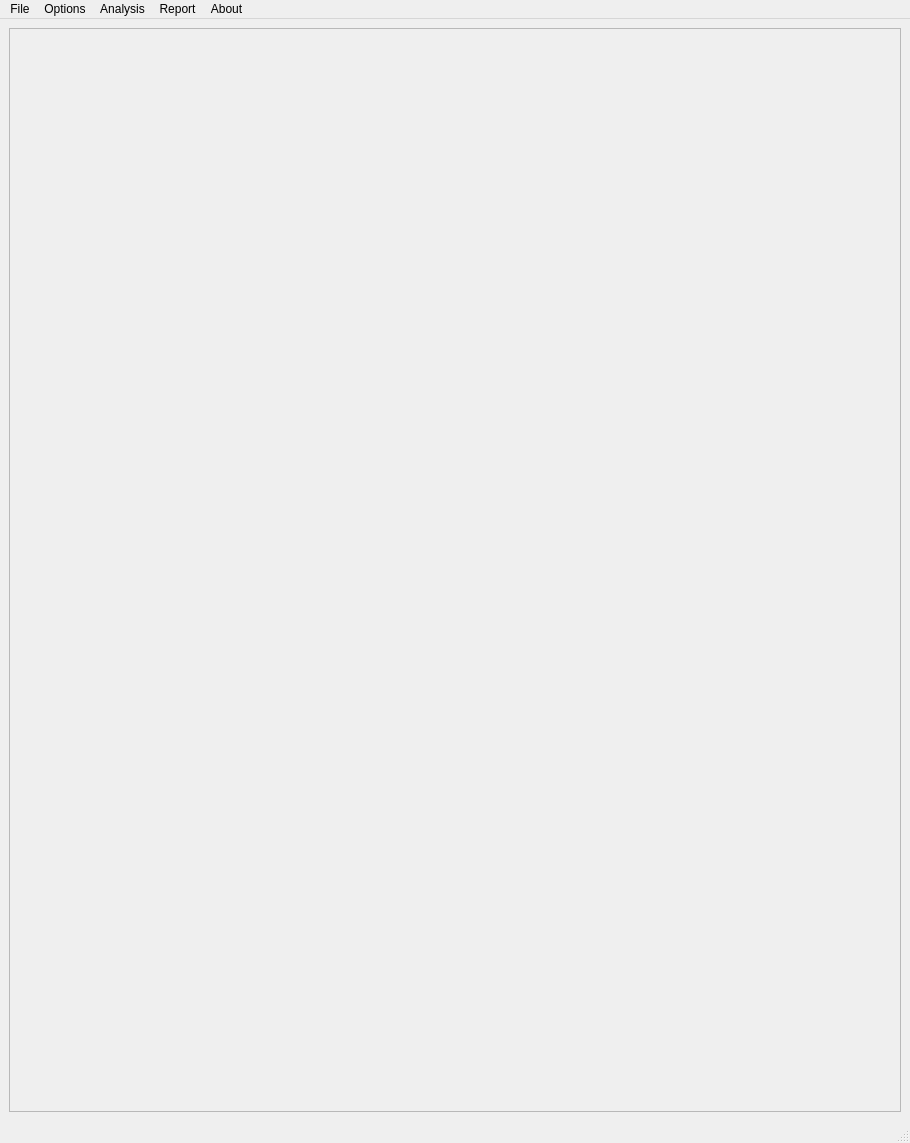
<?xml version="1.0" encoding="UTF-8"?>
<ui version="4.0">
 <class>ScreeningSys_mainWindow</class>
 <widget class="QMainWindow" name="ScreeningSys_mainWindow">
  <property name="geometry">
   <rect>
    <x>0</x>
    <y>0</y>
    <width>910</width>
    <height>1143</height>
   </rect>
  </property>
  <property name="windowTitle">
   <string>BTC-Screening System</string>
  </property>
  <widget class="QWidget" name="centralwidget">
   <layout class="QGridLayout" name="gridLayout">
    <item row="0" column="0">
     <widget class="QFrame" name="frame">
      <property name="frameShape">
       <enum>QFrame::StyledPanel</enum>
      </property>
      <property name="frameShadow">
       <enum>QFrame::Raised</enum>
      </property>
     </widget>
    </item>
   </layout>
  </widget>
  <widget class="QMenuBar" name="menubar">
   <property name="geometry">
    <rect>
     <x>0</x>
     <y>0</y>
     <width>910</width>
     <height>18</height>
    </rect>
   </property>
   <widget class="QMenu" name="menuFile">
    <property name="title">
     <string>File</string>
    </property>
    <widget class="QMenu" name="menuTemplate_File">
     <property name="title">
      <string>Template File</string>
     </property>
     <addaction name="actionAdd_New_Tempate_File"/>
     <addaction name="actionOpen_Template_File"/>
     <addaction name="actionDupplicate_a_Template_File"/>
    </widget>
    <widget class="QMenu" name="menuData_File">
     <property name="title">
      <string>Data File</string>
     </property>
     <addaction name="actionAdd_New_Date_File"/>
     <addaction name="actionOpen_Date_File"/>
     <addaction name="actionConverting_Final_Screening_Data_to_excel_Format"/>
    </widget>
    <addaction name="menuTemplate_File"/>
    <addaction name="separator"/>
    <addaction name="menuData_File"/>
    <addaction name="separator"/>
    <addaction name="actionExit"/>
   </widget>
   <widget class="QMenu" name="menuOptions">
    <property name="title">
     <string>Options</string>
    </property>
    <widget class="QMenu" name="menuHardware">
     <property name="title">
      <string>Hardware</string>
     </property>
     <addaction name="actionBK_Power_Bank_Config"/>
    </widget>
    <addaction name="menuHardware"/>
    <addaction name="separator"/>
    <addaction name="actionSet_Path"/>
   </widget>
   <widget class="QMenu" name="menuAnalysis">
    <property name="title">
     <string>Analysis</string>
    </property>
    <addaction name="actionSample_Data_Viewing"/>
    <addaction name="separator"/>
    <addaction name="actionFast_Data_Graph"/>
   </widget>
   <widget class="QMenu" name="menuReport">
    <property name="title">
     <string>Report</string>
    </property>
    <addaction name="actionView_All_Report_And_Graph"/>
    <addaction name="separator"/>
    <addaction name="actionPrint_All_Peport_And_Graph"/>
   </widget>
   <widget class="QMenu" name="menuAbout">
    <property name="title">
     <string>About</string>
    </property>
   </widget>
   <addaction name="menuFile"/>
   <addaction name="menuOptions"/>
   <addaction name="menuAnalysis"/>
   <addaction name="menuReport"/>
   <addaction name="menuAbout"/>
  </widget>
  <widget class="QStatusBar" name="statusbar"/>
  <action name="actionPrint">
   <property name="text">
    <string>Print</string>
   </property>
  </action>
  <action name="actionPrinter_Setup">
   <property name="text">
    <string>Printer Setup</string>
   </property>
  </action>
  <action name="actionExit">
   <property name="text">
    <string>Exit</string>
   </property>
  </action>
  <action name="actionSet_Path">
   <property name="text">
    <string>Set Path</string>
   </property>
  </action>
  <action name="actionSample_Data_Viewing">
   <property name="text">
    <string>Sample Data Viewing</string>
   </property>
  </action>
  <action name="actionSample_Search">
   <property name="text">
    <string>Sample Search</string>
   </property>
  </action>
  <action name="actionUser_Guide">
   <property name="text">
    <string>Pre-Graph</string>
   </property>
  </action>
  <action name="actionAbout">
   <property name="text">
    <string>Post-Graph</string>
   </property>
  </action>
  <action name="actionAdd_New_Tempate_File">
   <property name="text">
    <string>Add New Tempate File</string>
   </property>
  </action>
  <action name="actionOpen_Template_File">
   <property name="text">
    <string>Open Template File</string>
   </property>
  </action>
  <action name="actionDupplicate_a_Template_File">
   <property name="text">
    <string>Duplicate a Template File</string>
   </property>
  </action>
  <action name="actionAdd_New_Date_File">
   <property name="text">
    <string>Add New Data File</string>
   </property>
  </action>
  <action name="actionOpen_Date_File">
   <property name="text">
    <string>Open Data File</string>
   </property>
  </action>
  <action name="actionConverting_Final_Screening_Data_to_excel_Format">
   <property name="text">
    <string>Converting Final Screening Data to excel Format</string>
   </property>
  </action>
  <action name="actionBarcode_Config">
   <property name="text">
    <string>Barcode Config.</string>
   </property>
  </action>
  <action name="actionBK_Power_Bank_Config">
   <property name="text">
    <string>BK-Power Bank Config.</string>
   </property>
  </action>
  <action name="actionView_All_Report_And_Graph">
   <property name="text">
    <string>View All Report And Graph</string>
   </property>
  </action>
  <action name="actionRaw_Data_Table">
   <property name="text">
    <string>Raw Data Table</string>
   </property>
  </action>
  <action name="actionFront_Page">
   <property name="text">
    <string>Front Page</string>
   </property>
  </action>
  <action name="actionPrint_All_Peport_And_Graph">
   <property name="text">
    <string>Print All Peport And Graph</string>
   </property>
  </action>
  <action name="actionUser_Gulid">
   <property name="text">
    <string>User Guide</string>
   </property>
  </action>
  <action name="actionAbout_2">
   <property name="text">
    <string>About</string>
   </property>
  </action>
  <action name="actionPost_Graph">
   <property name="text">
    <string>Post-Graph</string>
   </property>
  </action>
  <action name="actionPre_Graph">
   <property name="text">
    <string>Pre-Graph</string>
   </property>
  </action>
  <action name="actionPre_Graph_2">
   <property name="text">
    <string>Pre-Graph</string>
   </property>
  </action>
  <action name="actionFast_Data_Graph">
   <property name="text">
    <string>Fast Data Graph</string>
   </property>
  </action>
 </widget>
 <resources/>
 <connections/>
</ui>
